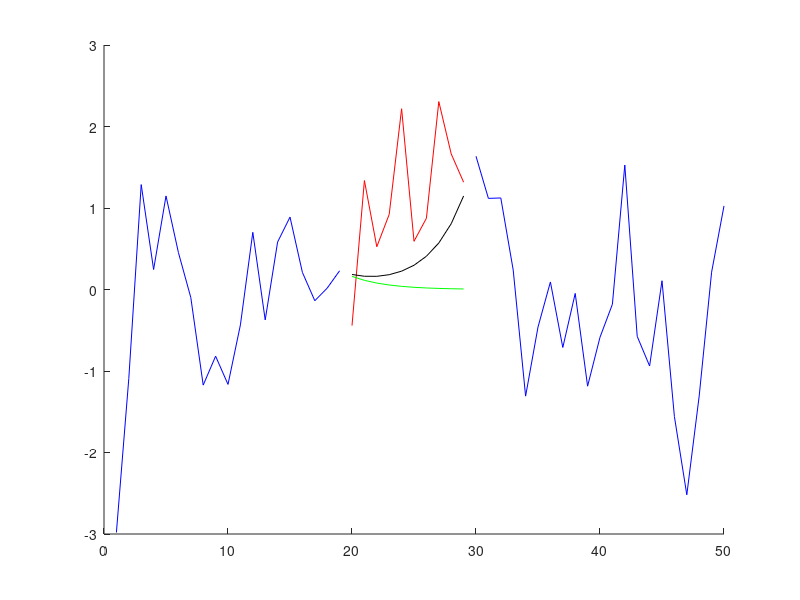

The MATLAB script that drew this image:
clear;
clf;
close all;
rng(3);

n = 50;
a = .7;
tau = 20; %missing entries tau1 to tau2
tau1 = 20;
tau2 = 29; 
yplot = [0:51];
%generate errors in X
v = randn(n,1);
Q = 1; %error variance. NOTE: need to modify above function if changed 

vecX(:,1) = v(1);
for i = 2:n
    vecX(:,i) = a * vecX(:,i - 1) + v(i);
end

for i = 1:n
    H(:, i) = 1;
end
for i = tau1:tau2
    H(:, i) = 0;
end
H = permute(H, [2 1]);

for i = 1:n
    vecY(i) = H(i, 1)' * vecX(:, i);
end

% Xhat(:,:,1) = 0';
% P(:,:,1) = 1; %note: error variance = 1 here

% for i = 2:n + 1
%     if i ~= tau + 1
%         partK = P(:, :, i - 1)*H(:,:,i - 1)*inv( H(:,:,i - 1)' * P(:, :, i - 1) *H(:,:,i - 1));
%         Xhatt(:,:,i - 1) = Xhat(:, :, i - 1) + F(:, :, i - 1)* partK * (vecY(i - 1) - H(:, :, i - 1)' * Xhat(:,:, i - 1));
%         Xhat(:, :,i) = F(:, :, i - 1)*Xhatt(:, :, i - 1);
%         Pt(:,:,i - 1) = P(:,:,i - 1) - partK * H(:,:,i - 1)' *P(:,:,i - 1);
%         P(:,:,i) = F(:,:,i - 1)* Pt(:,:,i - 1) * F(:, :, i - 1)' + [1 0; 0 0];           
%     else
%         Xhatt(:,:,i - 1) = Xhat(:, :, i - 1);
%         Xhat(:, :,i) = F(:, :, i - 1)*Xhat(:, :, i - 1);
%         Pt(:,:, i - 1) = P(:, :, i - 1);
%         P(:,:,i) = F(:,:,i - 1)*  P(:,:,i - 1) * F(:,:, i - 1)' + [1 0; 0 0];
%     end
% end
Xhat = vecY;
for i = tau1:tau2
    Xhat(i) = a * Xhat(i - 1);
end


%plot(Xhat, 'color','black');
figure('Name','Blue: state. Red: missing data. Green: filter. Black: smoother.')
hold on
plot(vecX(1:tau1 - 1),'color','blue')
plot(yplot(tau2 + 2:n + 1),vecX(tau2 + 1:n),'color','blue')
plot(yplot(tau1 + 1:tau2 + 1),vecX(1,tau1:tau2),'color','red');
plot(yplot(tau1 + 1:tau2 + 1),Xhat(1, tau1:tau2),'color','green')

for i = 1:tau1 - 1
    P(i) = Q;
    Pt(i) = 0;
end
for i = tau1:tau2
    P(i) = a^2 * Pt(i - 1) + Q;
    Pt(i) = P(i);
end
for i = tau2 + 1:n    
    P(i) = Q;
    Pt(i) = 0;
end
P(tau2 + 1) = a^2 * Pt(tau2) + Q; %note: above loop just fills a 0 for P(tau2 + 1). This is correct value.

for i = 1:n
    J(i) = 0;
end
for i = tau1:tau2
    J(i) = a*Pt(i)*(1/P(i + 1));
end

Xhat2 = Xhat;
Xhat2(tau2 + 1) = a*Xhat(tau2); %prediction of next available point from last missing point

Xs = Xhat;
for i = tau2:-1:tau1
    Xs(i) = Xhat2(i) + J(i)*(Xs(i + 1) - Xhat2(i + 1));
end

plot(yplot(tau1 + 1:tau2 + 1),Xs(tau1:tau2),'color','black');

% for i = tau:n
%     J(:,:,i) = Pt(:,:,i) *F(:,:,i)' * inv(P(:,:,i + 1));
% end
% 
% S(:,:,n + 1) = Xhat(:,:,n + 1);
% for i = 1:n 
%     S(:,:,n + 1 - i) = Xhatt(:,:,n + 1 - i) + J(:,:,n + 1 - i) * (S(:,:,n + 2 - i) - Xhat(:,:,n + 2 - i));
% end
% 
% %plot(S(1,:));
% 
% 
% r(:,n + 1) = [0 0]';
% for i = n:-1:tau + 1
%     r(:,i) = H(:,:,i)*inv(H(:,:,i)' * P(:,:,i + 1) * H(:,:,i)) ...
%           + (F(:,:,i) - F(:,:,i)*P(:,:,i + 1)*H(:,:,i)*inv(H(:,:,i)' * P(:,:,i + 1) * H(:,:,i))*H(:,:,i)')*r(:,i + 1);
% end
% r(:,tau) = F(:,:,tau) * r(:,tau + 1);
% for i = tau - 1:-1:1
%     r(:,i) = H(:,:,i)*inv(H(:,:,i)' * P(:,:,i + 1) * H(:,:,i)) ...
%           + (F(:,:,i) - F(:,:,i)*P(:,:,i + 1)*H(:,:,i)*inv(H(:,:,i)' * P(:,:,i + 1) * H(:,:,i))*H(:,:,i)')*r(:,i + 1);
% end
% for i = 2:n + 1
%     S2(:,i) = Xhat(i) + P(:,:,i)*r(:,i - 1);
% end
% 
% %plot(S2(1,:));
% %vecY = [0 vecY'];
% %plot(vecY);



%%%%%%%%%%%%%%%%OLD CODE%%%%%%%%%%%%%%%%%

%set F to vary correctly with time
% for i = 1:tau1 - 1
%     F(:, :, i) = [a 0; 0 1];
% end
% for i = tau1:tau2
%     F(:, :, i) = [a 0; 1 0];
% end
% for i = tau2+1:n
%     F(:, :, i) = [a 0; 0 1];
% end
% 
% for i = 1:n
%     vecv(:,:,i) = [v(i) 0];
% end
% vecv = permute(vecv, [2 1 3]);
% 
% vecX(:,:,1) = [0 0]';
% for i = 1:n
%     vecX(:,:,i + 1) = F(:,:,i) * vecX(:, :, i) + vecv(:, :, i);
% end
% 
% for i = 1:n
%     H(:, :, i) = [1 0];
% end
% H(:, :, tau) = [0 0];
% H = permute(H, [2 1 3]);
% 
% for i = 1:n
%     vecY(i) = H(:, :, i)' * vecX(:, :, i + 1);
% end
% vecY = vecY';
% 
% Xhat(:,:,1) = [0 0]';
% P(:,:,1) = [1 0; 0 0]; %note: error variance = 1 here
% 
% for i = 2:n + 1
%     if i ~= tau + 1
%         partK = P(:, :, i - 1)*H(:,:,i - 1)*inv( H(:,:,i - 1)' * P(:, :, i - 1) *H(:,:,i - 1));
%         Xhatt(:,:,i - 1) = Xhat(:, :, i - 1) + F(:, :, i - 1)* partK * (vecY(i - 1) - H(:, :, i - 1)' * Xhat(:,:, i - 1));
%         Xhat(:, :,i) = F(:, :, i - 1)*Xhatt(:, :, i - 1);
%         Pt(:,:,i - 1) = P(:,:,i - 1) - partK * H(:,:,i - 1)' *P(:,:,i - 1);
%         P(:,:,i) = F(:,:,i - 1)* Pt(:,:,i - 1) * F(:, :, i - 1)' + [1 0; 0 0];           
%     else
%         Xhatt(:,:,i - 1) = Xhat(:, :, i - 1);
%         Xhat(:, :,i) = F(:, :, i - 1)*Xhat(:, :, i - 1);
%         Pt(:,:, i - 1) = P(:, :, i - 1);
%         P(:,:,i) = F(:,:,i - 1)*  P(:,:,i - 1) * F(:,:, i - 1)' + [1 0; 0 0];
%     end
% end
% 
% plot(vecX(1,:),'color','blue')
% hold on
% plot(yplot(tau1 + 2:tau2 + 2),vecX(1,tau1 + 1:tau2 + 1),'color','red');
% %plot (Xhat(1, :))
% 
% for i = tau:n
%     J(:,:,i) = Pt(:,:,i) *F(:,:,i)' * inv(P(:,:,i + 1));
% end
% 
% S(:,:,n + 1) = Xhat(:,:,n + 1);
% for i = 1:n 
%     S(:,:,n + 1 - i) = Xhatt(:,:,n + 1 - i) + J(:,:,n + 1 - i) * (S(:,:,n + 2 - i) - Xhat(:,:,n + 2 - i));
% end
% 
% %plot(S(1,:));
% 
% 
% r(:,n + 1) = [0 0]';
% for i = n:-1:tau + 1
%     r(:,i) = H(:,:,i)*inv(H(:,:,i)' * P(:,:,i + 1) * H(:,:,i)) ...
%           + (F(:,:,i) - F(:,:,i)*P(:,:,i + 1)*H(:,:,i)*inv(H(:,:,i)' * P(:,:,i + 1) * H(:,:,i))*H(:,:,i)')*r(:,i + 1);
% end
% r(:,tau) = F(:,:,tau) * r(:,tau + 1);
% for i = tau - 1:-1:1
%     r(:,i) = H(:,:,i)*inv(H(:,:,i)' * P(:,:,i + 1) * H(:,:,i)) ...
%           + (F(:,:,i) - F(:,:,i)*P(:,:,i + 1)*H(:,:,i)*inv(H(:,:,i)' * P(:,:,i + 1) * H(:,:,i))*H(:,:,i)')*r(:,i + 1);
% end
% for i = 2:n + 1
%     S2(:,i) = Xhat(i) + P(:,:,i)*r(:,i - 1);
% end
% 
% %plot(S2(1,:));
% %vecY = [0 vecY'];
% %plot(vecY);